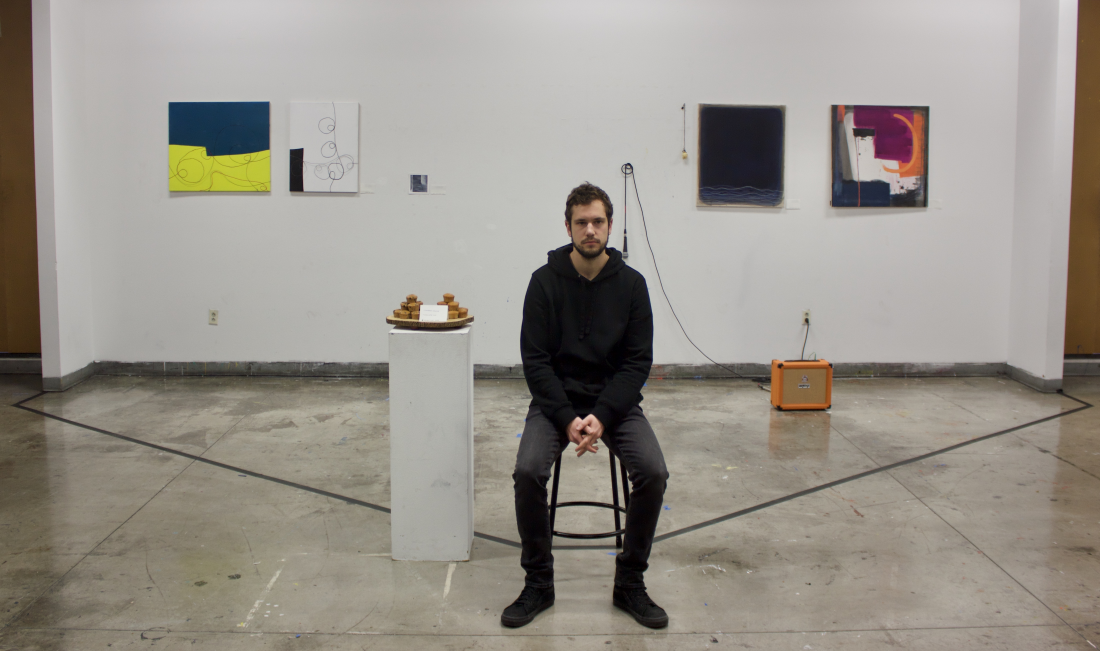
#> input picture hisnameispaul/Exhibition18.jpg, 4399 x 2604 px (shown at 1/4 size)
$ python selection.py
#> lines starting #> are read from the running program, lines starting #| are printed output that depends on the picture
import os

import cv2

if __name__ == '__main__':
    if not os.path.exists('selection'):
        os.mkdir('selection')

    img = cv2.imread('Exhibition18.jpg', 0)
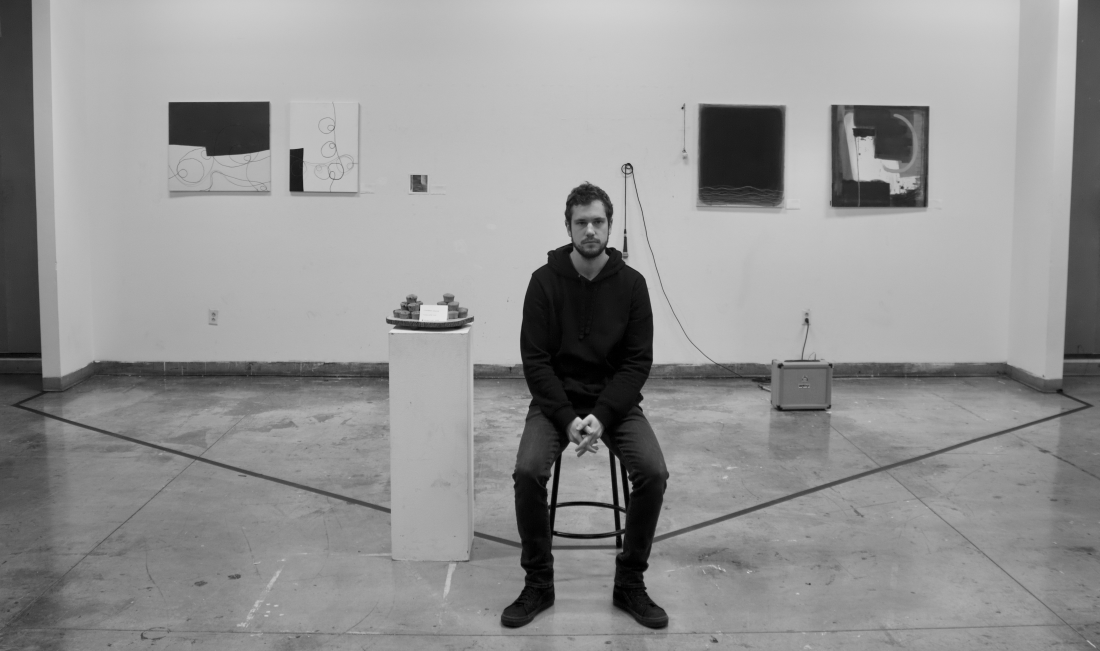
#> img: shape (2604, 4399) (shown at 1/4 size); min 0, max 231, mean 147.6

    height, width = img.shape
#> height = 2604; width = 4399
    rectangles = [
        # (x1 y1) (x2 y2)
        ['full', 0, 0, width, height],
        ['muffins', 1520, 1100, 1920, 1380],
        ['blue_yellow', 640, 370, 1120, 820],
        ['black_white', 1120, 360, 1480, 820],
    ]

    for i, (name, x1, y1, x2, y2) in enumerate(rectangles):
        print(f'selection {i + 1}: {name} (({x1}, {y1}), ({x2}, {y2}))')

        cropped = img[y1:y2, x1:x2]

        cv2.imwrite(f'selection/{name}.jpg', cropped)
#> this loop made 4 passes
#> pass 2, `cropped = img[y1:y2, x1:x2]`:
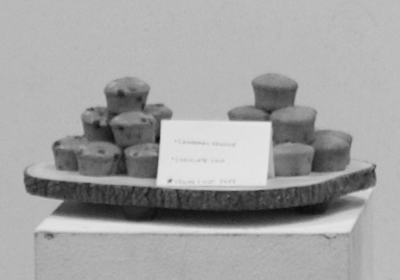
#> cropped: shape (280, 400); min 11, max 231, mean 162.9
#> pass 3, `cropped = img[y1:y2, x1:x2]`:
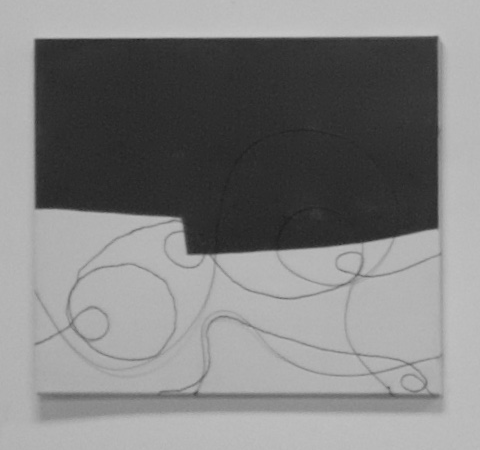
#> cropped: shape (450, 480); min 31, max 199, mean 128.8
